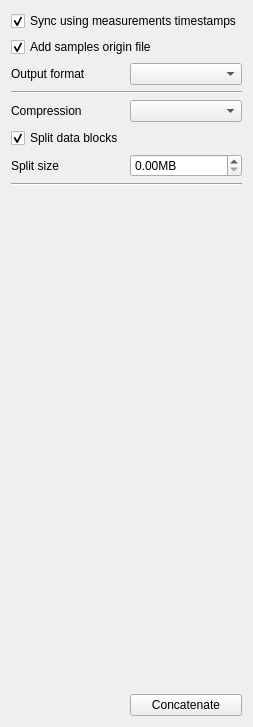
      <widget class="QWidget" name="concatenate_tab">
       <attribute name="icon">
        <iconset resource="resource.qrc">
         <normaloff>:/plus.png</normaloff>:/plus.png</iconset>
       </attribute>
       <attribute name="title">
        <string>Concatenate</string>
       </attribute>
       <layout class="QGridLayout" name="gridLayout_7">
        <item row="0" column="0" colspan="2">
         <widget class="QCheckBox" name="concatenate_sync">
          <property name="text">
           <string>Sync using measurements timestamps</string>
          </property>
          <property name="checked">
           <bool>true</bool>
          </property>
         </widget>
        </item>
        <item row="1" column="0" colspan="2">
         <widget class="QCheckBox" name="concatenate_add_samples_origin">
          <property name="text">
           <string>Add samples origin file</string>
          </property>
          <property name="checked">
           <bool>true</bool>
          </property>
         </widget>
        </item>
        <item row="2" column="0">
         <widget class="QLabel" name="label_11">
          <property name="text">
           <string>Output format</string>
          </property>
         </widget>
        </item>
        <item row="2" column="1">
         <widget class="QComboBox" name="concatenate_format"/>
        </item>
        <item row="3" column="0" colspan="2">
         <widget class="Line" name="line_5">
          <property name="orientation">
           <enum>Qt::Horizontal</enum>
          </property>
         </widget>
        </item>
        <item row="4" column="0">
         <widget class="QLabel" name="label_12">
          <property name="text">
           <string>Compression</string>
          </property>
         </widget>
        </item>
        <item row="4" column="1">
         <widget class="QComboBox" name="concatenate_compression"/>
        </item>
        <item row="5" column="0">
         <widget class="QCheckBox" name="concatenate_split">
          <property name="text">
           <string>Split data blocks</string>
          </property>
          <property name="checked">
           <bool>true</bool>
          </property>
         </widget>
        </item>
        <item row="7" column="0" colspan="2">
         <widget class="Line" name="line_6">
          <property name="orientation">
           <enum>Qt::Horizontal</enum>
          </property>
         </widget>
        </item>
        <item row="6" column="1">
         <widget class="QDoubleSpinBox" name="concatenate_split_size">
          <property name="suffix">
           <string>MB</string>
          </property>
          <property name="maximum">
           <double>4.000000000000000</double>
          </property>
         </widget>
        </item>
        <item row="6" column="0">
         <widget class="QLabel" name="label_10">
          <property name="text">
           <string>Split size </string>
          </property>
         </widget>
        </item>
        <item row="9" column="1">
         <widget class="QPushButton" name="concatenate_btn">
          <property name="text">
           <string>Concatenate</string>
          </property>
          <property name="icon">
           <iconset resource="resource.qrc">
            <normaloff>:/plus.png</normaloff>:/plus.png</iconset>
          </property>
         </widget>
        </item>
        <item row="8" column="1">
         <spacer name="verticalSpacer_4">
          <property name="orientation">
           <enum>Qt::Vertical</enum>
          </property>
          <property name="sizeHint" stdset="0">
           <size>
            <width>20</width>
            <height>502</height>
           </size>
          </property>
         </spacer>
        </item>
       </layout>
      </widget>
